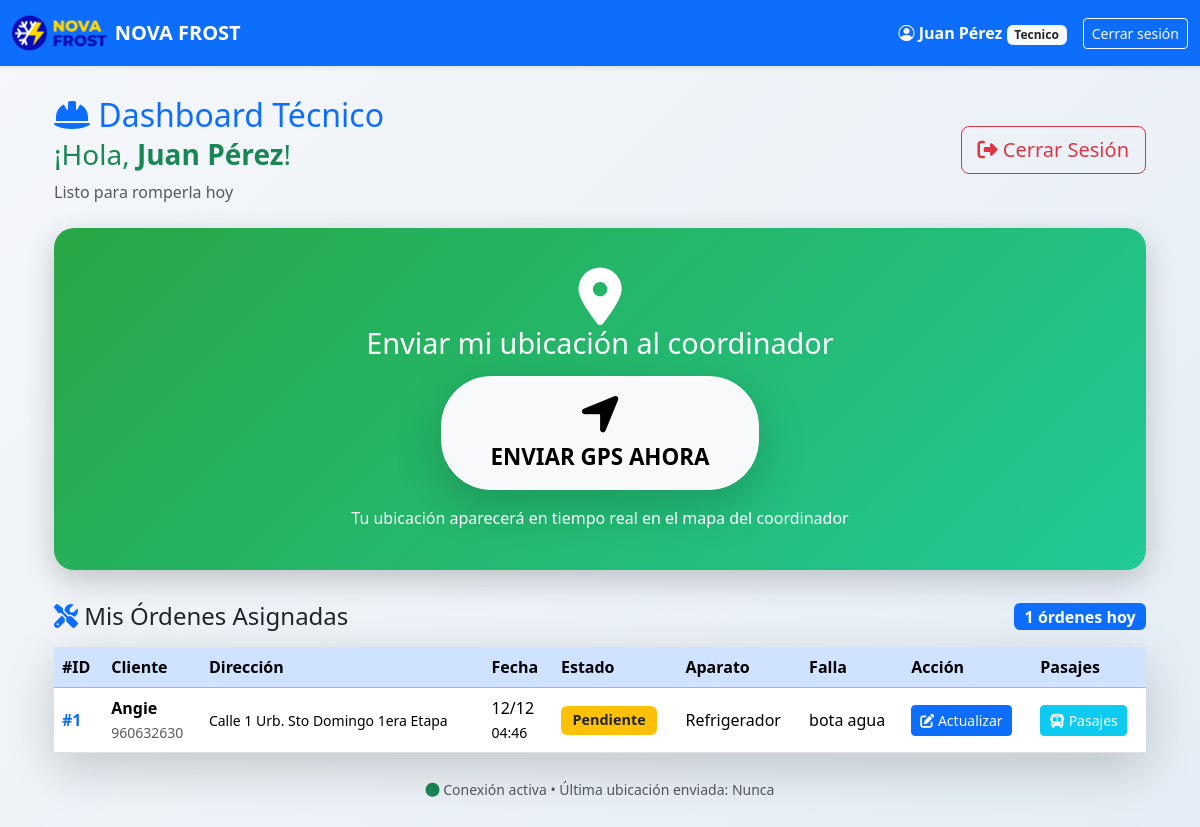
The page /dashboard (signed in) on the database its author committed.
### models.py (models this page shows, shortened)
class User(db.Model, UserMixin):
    id = db.Column(db.Integer, primary_key=True)
    email = db.Column(db.String(120), unique=True, nullable=False, index=True)
    password_hash = db.Column(db.String(255), nullable=False)
    role = db.Column(db.String(20), nullable=False, default='tecnico')
    nombre = db.Column(db.String(100), nullable=False, default='')
    apellido = db.Column(db.String(100), nullable=False, default='')
    activo = db.Column(db.Boolean, default=True)
    push_token = db.Column(db.String(500), nullable=True)
    fecha_registro = db.Column(db.DateTime, default=datetime.utcnow)
    ordenes_tecnico = db.relationship('Orden', backref='tecnico', lazy=True)
    anticipos = db.relationship('Anticipo', backref='tecnico_rel', lazy=True)
    salarios = db.relationship('Salario', backref='tecnico', lazy=True)
    def nombre_completo(self):
        if self.nombre and self.apellido:
            return f"{self.nombre} {self.apellido}"
        return self.email.split('@')[0].title()
    numero_whatsapp = db.Column(db.String(20), nullable=True)  # ej: '960632630'

class Orden(db.Model):
    id = db.Column(db.Integer, primary_key=True)
    cliente_id = db.Column(db.Integer, db.ForeignKey('cliente.id'), nullable=False)
    tecnico_id = db.Column(db.Integer, db.ForeignKey('user.id'), nullable=True)
    fecha = db.Column(db.DateTime, nullable=False)
    estado = db.Column(db.String(20), nullable=False)
    tipo_aparato = db.Column(db.String(50), nullable=False, default='Refrigerador')
    falla = db.Column(db.String(200), nullable=True)
    falla_encontrada = db.Column(db.Text, nullable=True)  # Diagnóstico del técnico
    resolucion = db.Column(db.String(200), nullable=True)
    valor = db.Column(db.Float, nullable=True)
    igv = db.Column(db.Float, nullable=True)
    total = db.Column(db.Float, nullable=True)
    video_inicial = db.Column(db.String(255), nullable=True)
    video_falla = db.Column(db.String(255), nullable=True)
    video_final = db.Column(db.String(255), nullable=True)
    video_demora = db.Column(db.String(255), nullable=True)
    justificacion_demora = db.Column(db.Text, nullable=True)
    fecha_hora_atencion = db.Column(db.DateTime, nullable=True)  # Fecha y hora programada
    medio_pago = db.Column(db.String(50), nullable=True)  # yape, plin, efectivo, otro
    tipo_comprobante = db.Column(db.String(50), nullable=True)  # boleta, factura, otro
    cliente = db.relationship('Cliente', backref='ordenes', lazy=True)
    pasajes = db.relationship('Pasaje', backref='orden', lazy=True)

class Cliente(db.Model):
    id = db.Column(db.Integer, primary_key=True)
    nombre = db.Column(db.String(100), nullable=False, unique=True)
    telefono = db.Column(db.String(20), nullable=True)
    direccion = db.Column(db.String(200), nullable=True)
    distrito = db.Column(db.String(100), nullable=True)
    medio_contacto = db.Column(db.String(100), nullable=False)
    fecha_creacion = db.Column(db.DateTime, default=datetime.utcnow)

### app.py (the view, shortened to what this page needs)
@app.route('/dashboard')
@login_required
def dashboard():
    if current_user.role == 'tecnico':
        from sqlalchemy.orm import joinedload
        ordenes = (Orden.query
                   .options(joinedload(Orden.cliente))
                   .filter_by(tecnico_id=current_user.id)
                   .order_by(Orden.fecha.desc())
                   .all())
        return render_template('dashboard_tecnico.html', ordenes=ordenes)
    elif current_user.role == 'admin':
        return redirect(url_for('admin_tecnicos'))
    elif current_user.role == 'contadora':
        return render_template('dashboard_contadora.html')
    return render_template('dashboard.html')

### app.py (called while the page is built)
@login_manager.user_loader
def load_user(user_id):
    return db.session.get(User, int(user_id))

### templates/dashboard_tecnico.html (shortened to what this page needs)
{% extends "base.html" %}
{% block content %}
<link href="https://cdnjs.cloudflare.com/ajax/libs/font-awesome/6.5.0/css/all.min.css" rel="stylesheet">
<div class="container mt-4">
    <div class="d-flex justify-content-between align-items-center mb-4">
        <div>
            <h2 class="mb-1 text-primary">
                <i class="fas fa-hard-hat"></i> Dashboard Técnico
            </h2>
            <h3 class="text-success">
                ¡Hola, <strong>{{ current_user.nombre_completo() }}</strong>!
            </h3>
            <p class="text-muted mb-0">Listo para romperla hoy</p>
        </div>
        <div>
            <a href="{{ url_for('logout') }}" class="btn btn-outline-danger btn-lg">
                <i class="fas fa-sign-out-alt"></i> Cerrar Sesión
            </a>
        </div>
    </div>
    <div class="gps-card">
        <h3>
            <i class="fas fa-map-marker-alt fa-beat fa-2x"></i><br>
            Enviar mi ubicación al coordinador
        </h3>
        <button onclick="enviarMiUbicacion()" id="btnGps" class="btn btn-light btn-lg shadow-lg">
            <i class="fas fa-location-arrow fa-2x"></i><br>
            <strong>ENVIAR GPS AHORA</strong>
        </button>
        <p class="mt-3 mb-0 opacity-90">
            Tu ubicación aparecerá en tiempo real en el mapa del coordinador
        </p>
    </div>
    <div class="d-flex justify-content-between align-items-center mb-3">
        <h4 class="mb-0">
            <i class="fas fa-tools text-primary"></i> Mis Órdenes Asignadas
        </h4>
        <span class="badge bg-primary fs-6">{{ ordenes|length }} órdenes hoy</span>
    </div>
    <div class="card shadow-lg border-0">
        <div class="card-body p-0">
            <div class="table-responsive">
                <table class="table table-hover mb-0 align-middle">
                    <thead class="table-primary text-white">
                        <tr>
                            <th>#ID</th>
                            <th>Cliente</th>
                            <th>Dirección</th>
                            <th>Fecha</th>
                            <th>Estado</th>
                            <th>Aparato</th>
                            <th>Falla</th>
                            <th>Acción</th>
                            <th>Pasajes</th>
                        </tr>
                    </thead>
                    <tbody>
                        {% if ordenes %}
                            {% for orden in ordenes %}
                            <tr class="{% if orden.estado == 'urgente' %}table-danger{% endif %}">
                                <td><strong class="text-primary">#{{ orden.id }}</strong></td>
                                <td>
                                    <div class="fw-bold">{{ orden.cliente.nombre }}</div>
                                    <small class="text-muted">{{ orden.cliente.telefono or 'Sin teléfono' }}</small>
                                </td>
                                <td>
                                    <small>{{ orden.cliente.direccion|default('Sin dirección') }}</small>
                                </td>
                                <td>{{ orden.fecha.strftime('%d/%m') }}<br>
                                    <small>{{ orden.fecha.strftime('%H:%M') }}</small>
                                </td>
                                <td>
                                    <span class="badge badge-custom
                                        {% if orden.estado == 'completado' %}bg-success
                                        {% elif orden.estado == 'urgente' %}bg-danger
                                        {% else %}bg-warning text-dark{% endif %}">
                                        {{ orden.estado|title }}
                                    </span>
                                </td>
                                <td>{{ orden.tipo_aparato|default('Refrigerador') }}</td>
                                <td>
                                    <div class="text-truncate" style="max-width: 180px;" title="{{ orden.falla|default('Sin descripción') }}">
                                        {{ orden.falla|default('Sin descripción')|truncate(50) }}
                                    </div>
                                </td>
                                <td>
                                    <a href="{{ url_for('actualizar_orden', orden_id=orden.id) }}"
                                       class="btn btn-primary btn-sm">
                                        <i class="fas fa-edit"></i> Actualizar
                                    </a>
                                </td>
                                <td>
                                    <a href="{{ url_for('registrar_pasajes', orden_id=orden.id) }}"
                                       class="btn btn-info btn-sm text-white">
                                        <i class="fas fa-bus"></i> Pasajes
                                    </a>
                                </td>
                            </tr>
                            {% endfor %}
                        {% endif %}
                    </tbody>
                </table>
            </div>
        </div>
    </div>
    <div class="text-center mt-4">
        <small class="text-muted">
            <i class="fas fa-circle text-success"></i> Conexión activa •
            Última ubicación enviada: <span id="ultimoEnvio">Nunca</span>
        </small>
    </div>
</div>
{% endblock %}

### templates/base.html (shortened to what this page needs)
<!DOCTYPE html>
<html lang="es">
<head>
    <link href="https://cdn.jsdelivr.net/npm/bootstrap@5.3.3/dist/css/bootstrap.min.css" rel="stylesheet"
>
    <link rel="stylesheet" href="https://cdn.jsdelivr.net/npm/bootstrap-icons@1.11.3/font/bootstrap-icons.min.css">
</head>
<body>
    <nav class="navbar navbar-expand-lg navbar-dark bg-primary shadow-sm fixed-top">
        <div class="container-fluid">
            <a class="navbar-brand d-flex align-items-center gap-2" href="{{ url_for('dashboard') }}">
                <img src="/static/logo.png" alt="Logo">
                <strong>NOVA FROST</strong>
            </a>
            <div class="collapse navbar-collapse" id="#navbarNav">
                <ul class="navbar-nav ms-auto align-items-center">
                    {% if current_user.is_authenticated %}
                        <li class="nav-item me-3">
                            <span class="navbar-text user-name">
                                <i class="bi bi-person-circle"></i>
                                {{ current_user.nombre_completo() }}
                                <small class="badge bg-light text-dark">{{ current_user.role|title }}</small>
                            </span>
                        </li>
                        <li class="nav-item">
                            <a href="{{ url_for('logout') }}" class="btn btn-outline-light btn-sm">
                                Cerrar sesión
                            </a>
                        </li>
                    {% endif %}
                </ul>
            </div>
        </div>
    </nav>
    <main class="container pt-5 mt-4">
        {% block content %}{% endblock %}
    </main>
</body>
</html>

### templates/base.html (style rules this page uses)
body { background: linear-gradient(135deg, #f5f7fa 0%, #e4edf5 100%); min-height: 100vh; margin: 0; padding-bottom: 60px; }
.navbar-brand img { height: 40px; }
.user-name { font-weight: 600; color: #fff; }

### templates/dashboard_tecnico.html (style rules this page uses)
.gps-card { background: linear-gradient(135deg, #28a745, #20c997); color: white; border-radius: 20px; padding: 2.5rem; text-align: center; box-shadow: 0 10px 30px rgba(0,0,0,0.2); margin-bottom: 2rem; }
.gps-card h3 { font-size: 1.8rem; margin-bottom: 1rem; }
#btnGps { font-size: 1.4rem; padding: 1rem 3rem; border-radius: 50px; font-weight: bold; transition: all 0.3s; }
.badge-custom { font-size: 0.9rem; padding: 0.5em 0.8em; }

### rows shown on the page
User: nombre_completo "Juan Pérez", role "Tecnico"
Orden: id "1", cliente.nombre "Angie", cliente "960632630", cliente.direccion "Calle 1 Urb. Sto Domingo 1era Etapa", fecha "12/12", fecha "04:46", estado "Pendiente", tipo_aparato "Refrigerador", falla "bota agua"

### other values the page prints
{{ ordenes|length }} "1"
